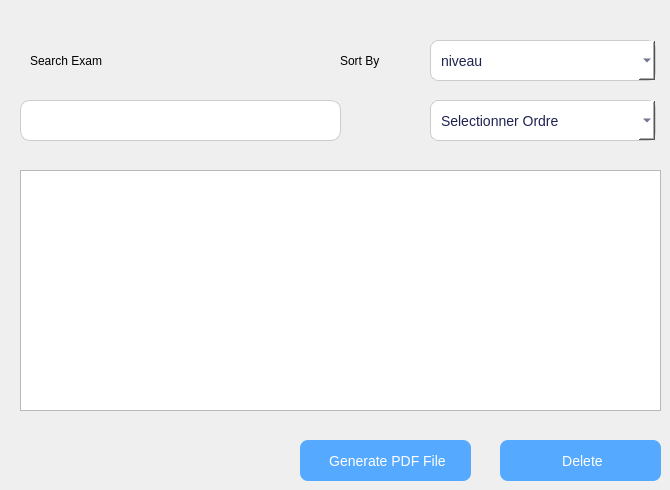
     <widget class="QWidget" name="tab_5">
      <attribute name="title">
       <string>Display All</string>
      </attribute>
      <widget class="QLineEdit" name="lineEdit_8">
       <property name="geometry">
        <rect>
         <x>20</x>
         <y>100</y>
         <width>321</width>
         <height>41</height>
        </rect>
       </property>
       <property name="styleSheet">
        <string notr="true">  background-color: #FFFFFF;
    color: #1E2350;
    border: 1px solid #ccc;
    border-radius: 10px;
    font-size: 14px;
    padding: 8px 12px;
    min-width: 200px;</string>
       </property>
       <property name="text">
        <string/>
       </property>
       <property name="placeholderText">
        <string/>
       </property>
      </widget>
      <widget class="QLabel" name="label_9">
       <property name="geometry">
        <rect>
         <x>270</x>
         <y>110</y>
         <width>61</width>
         <height>20</height>
        </rect>
       </property>
       <property name="styleSheet">
        <string notr="true">image: url(:/new/prefix1/Ressources/search-3-48.png);</string>
       </property>
       <property name="text">
        <string/>
       </property>
      </widget>
      <widget class="QComboBox" name="comboBoxTri_2">
       <property name="geometry">
        <rect>
         <x>430</x>
         <y>100</y>
         <width>226</width>
         <height>41</height>
        </rect>
       </property>
       <property name="styleSheet">
        <string notr="true">background-color: #FFFFFF;
    color: #1E2350;
    border: 1px solid #ccc;
    border-radius: 8px;
    padding: 6px 30px 6px 10px;
    font-size: 14px;
    min-width: 150px;</string>
       </property>
       <item>
        <property name="text">
         <string>Selectionner Ordre</string>
        </property>
       </item>
       <item>
        <property name="text">
         <string>ASC</string>
        </property>
       </item>
       <item>
        <property name="text">
         <string>DESC</string>
        </property>
       </item>
      </widget>
      <widget class="QPushButton" name="bt_pdf">
       <property name="geometry">
        <rect>
         <x>300</x>
         <y>440</y>
         <width>171</width>
         <height>41</height>
        </rect>
       </property>
       <property name="styleSheet">
        <string notr="true">background-color: rgb(85, 170, 255);
font: 700 10pt &quot;Segoe UI&quot;;
    color: #FFFFFF;
    border: none;
    border-radius: 8px;
    padding: 8px 16px;
    font-size: 14px;</string>
       </property>
       <property name="text">
        <string> Generate PDF File</string>
       </property>
       <property name="icon">
        <iconset resource="Ressources.qrc">
         <normaloff>:/new/prefix1/Ressources/pdf-file-svgrepo-com.svg</normaloff>:/new/prefix1/Ressources/pdf-file-svgrepo-com.svg</iconset>
       </property>
      </widget>
      <widget class="QPushButton" name="pushButton_18">
       <property name="geometry">
        <rect>
         <x>500</x>
         <y>440</y>
         <width>161</width>
         <height>41</height>
        </rect>
       </property>
       <property name="styleSheet">
        <string notr="true">background-color: rgb(85, 170, 255);
font: 700 10pt &quot;Segoe UI&quot;;
    color: #FFFFFF;
    border: none;
    border-radius: 8px;
    padding: 8px 16px;
    font-size: 14px;</string>
       </property>
       <property name="text">
        <string> Delete</string>
       </property>
       <property name="icon">
        <iconset resource="Ressources.qrc">
         <normaloff>:/new/prefix1/Ressources/delete-button-svgrepo-com.svg</normaloff>:/new/prefix1/Ressources/delete-button-svgrepo-com.svg</iconset>
       </property>
      </widget>
      <widget class="QTableView" name="tableView">
       <property name="geometry">
        <rect>
         <x>20</x>
         <y>170</y>
         <width>641</width>
         <height>241</height>
        </rect>
       </property>
       <property name="styleSheet">
        <string notr="true">color: rgb(255, 255, 255);</string>
       </property>
      </widget>
      <widget class="QComboBox" name="comboBoxTri">
       <property name="geometry">
        <rect>
         <x>430</x>
         <y>40</y>
         <width>226</width>
         <height>41</height>
        </rect>
       </property>
       <property name="styleSheet">
        <string notr="true">background-color: #FFFFFF;
    color: #1E2350;
    border: 1px solid #ccc;
    border-radius: 8px;
    padding: 6px 30px 6px 10px;
    font-size: 14px;
    min-width: 150px;</string>
       </property>
       <item>
        <property name="text">
         <string>niveau</string>
        </property>
       </item>
       <item>
        <property name="text">
         <string>matière</string>
        </property>
       </item>
       <item>
        <property name="text">
         <string>date</string>
        </property>
       </item>
      </widget>
      <widget class="QLabel" name="label_12">
       <property name="geometry">
        <rect>
         <x>30</x>
         <y>40</y>
         <width>231</width>
         <height>41</height>
        </rect>
       </property>
       <property name="text">
        <string>Search Exam </string>
       </property>
      </widget>
      <widget class="QLabel" name="label_14">
       <property name="geometry">
        <rect>
         <x>340</x>
         <y>40</y>
         <width>111</width>
         <height>41</height>
        </rect>
       </property>
       <property name="text">
        <string>Sort By </string>
       </property>
      </widget>
     </widget>
